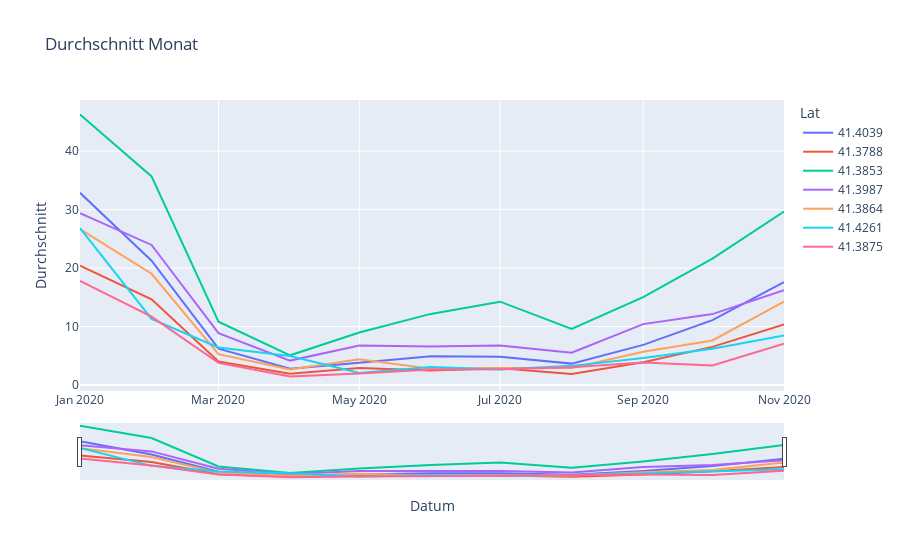

Write notebook code for a chart like this one.
### Code cell
averageMonthly = pd.read_csv("../Daten/Luftquali2/NOMonat.csv")
fig4 = px.line(averageMonthly, x = "Datum", y="Durchschnitt", title="Durchschnitt Monat", color= "Lat")
fig4.update_xaxes(rangeslider_visible=True)
fig4.show()

### Figure 1 — Plotly figure (JSON) as saved in the notebook; plotly's stock layout.template omitted (floating-point values rounded to 4 significant figures)
{"data": [{"hovertemplate": "Lat=41.4039<br>Datum=%{x}<br>Durchschnitt=%{y}<extra></extra>", "legendgroup": "41.4039", "line": {"color": "#636efa", "dash": "solid"}, "mode": "lines", "name": "41.4039", "orientation": "v", "showlegend": true, "type": "scatter", "x": ["2020-01", "2020-02", "2020-03", "2020-04", "2020-05", "2020-06", "2020-07", "2020-08", "2020-09", "2020-10", "2020-11"], "xaxis": "x", "y": [32.87, 21.27, 6.204, 2.792, 3.807, 4.896, 4.815, 3.653, 6.859, 11.09, 17.59], "yaxis": "y"}, {"hovertemplate": "Lat=41.3788<br>Datum=%{x}<br>Durchschnitt=%{y}<extra></extra>", "legendgroup": "41.3788", "line": {"color": "#EF553B", "dash": "solid"}, "mode": "lines", "name": "41.3788", "orientation": "v", "showlegend": true, "type": "scatter", "x": ["2020-01", "2020-02", "2020-03", "2020-04", "2020-05", "2020-06", "2020-07", "2020-08", "2020-09", "2020-10", "2020-11"], "xaxis": "x", "y": [20.42, 14.67, 4.008, 1.919, 2.912, 2.48, 2.847, 1.878, 3.88, 6.515, 10.35], "yaxis": "y"}, {"hovertemplate": "Lat=41.3853<br>Datum=%{x}<br>Durchschnitt=%{y}<extra></extra>", "legendgroup": "41.3853", "line": {"color": "#00cc96", "dash": "solid"}, "mode": "lines", "name": "41.3853", "orientation": "v", "showlegend": true, "type": "scatter", "x": ["2020-01", "2020-02", "2020-03", "2020-04", "2020-05", "2020-06", "2020-07", "2020-08", "2020-09", "2020-10", "2020-11"], "xaxis": "x", "y": [46.26, 35.68, 10.82, 5.075, 8.969, 12.16, 14.25, 9.592, 15.03, 21.61, 29.65], "yaxis": "y"}, {"hovertemplate": "Lat=41.3987<br>Datum=%{x}<br>Durchschnitt=%{y}<extra></extra>", "legendgroup": "41.3987", "line": {"color": "#ab63fa", "dash": "solid"}, "mode": "lines", "name": "41.3987", "orientation": "v", "showlegend": true, "type": "scatter", "x": ["2020-01", "2020-02", "2020-03", "2020-04", "2020-05", "2020-06", "2020-07", "2020-08", "2020-09", "2020-10", "2020-11"], "xaxis": "x", "y": [29.38, 23.96, 8.873, 4.172, 6.768, 6.589, 6.745, 5.532, 10.41, 12.12, 16.21], "yaxis": "y"}, {"hovertemplate": "Lat=41.3864<br>Datum=%{x}<br>Durchschnitt=%{y}<extra></extra>", "legendgroup": "41.3864", "line": {"color": "#FFA15A", "dash": "solid"}, "mode": "lines", "name": "41.3864", "orientation": "v", "showlegend": true, "type": "scatter", "x": ["2020-01", "2020-02", "2020-03", "2020-04", "2020-05", "2020-06", "2020-07", "2020-08", "2020-09", "2020-10", "2020-11"], "xaxis": "x", "y": [26.66, 19.03, 5.274, 2.638, 4.384, 2.762, 2.915, 2.913, 5.679, 7.609, 14.26], "yaxis": "y"}, {"hovertemplate": "Lat=41.4261<br>Datum=%{x}<br>Durchschnitt=%{y}<extra></extra>", "legendgroup": "41.4261", "line": {"color": "#19d3f3", "dash": "solid"}, "mode": "lines", "name": "41.4261", "orientation": "v", "showlegend": true, "type": "scatter", "x": ["2020-01", "2020-02", "2020-03", "2020-04", "2020-05", "2020-06", "2020-07", "2020-08", "2020-09", "2020-10", "2020-11"], "xaxis": "x", "y": [26.84, 11.31, 6.413, 4.953, 2.044, 3.096, 2.641, 3.268, 4.601, 6.212, 8.452], "yaxis": "y"}, {"hovertemplate": "Lat=41.3875<br>Datum=%{x}<br>Durchschnitt=%{y}<extra></extra>", "legendgroup": "41.3875", "line": {"color": "#FF6692", "dash": "solid"}, "mode": "lines", "name": "41.3875", "orientation": "v", "showlegend": true, "type": "scatter", "x": ["2020-01", "2020-02", "2020-03", "2020-04", "2020-05", "2020-06", "2020-07", "2020-08", "2020-09", "2020-10", "2020-11"], "xaxis": "x", "y": [17.81, 11.68, 3.773, 1.459, 1.981, 2.663, 2.688, 3.021, 3.864, 3.341, 7.055], "yaxis": "y"}], "layout": {"legend": {"title": {"text": "Lat"}, "tracegroupgap": 0}, "title": {"text": "Durchschnitt Monat"}, "xaxis": {"anchor": "y", "domain": [0, 1], "rangeslider": {"visible": true}, "title": {"text": "Datum"}}, "yaxis": {"anchor": "x", "domain": [0, 1], "title": {"text": "Durchschnitt"}}}}
